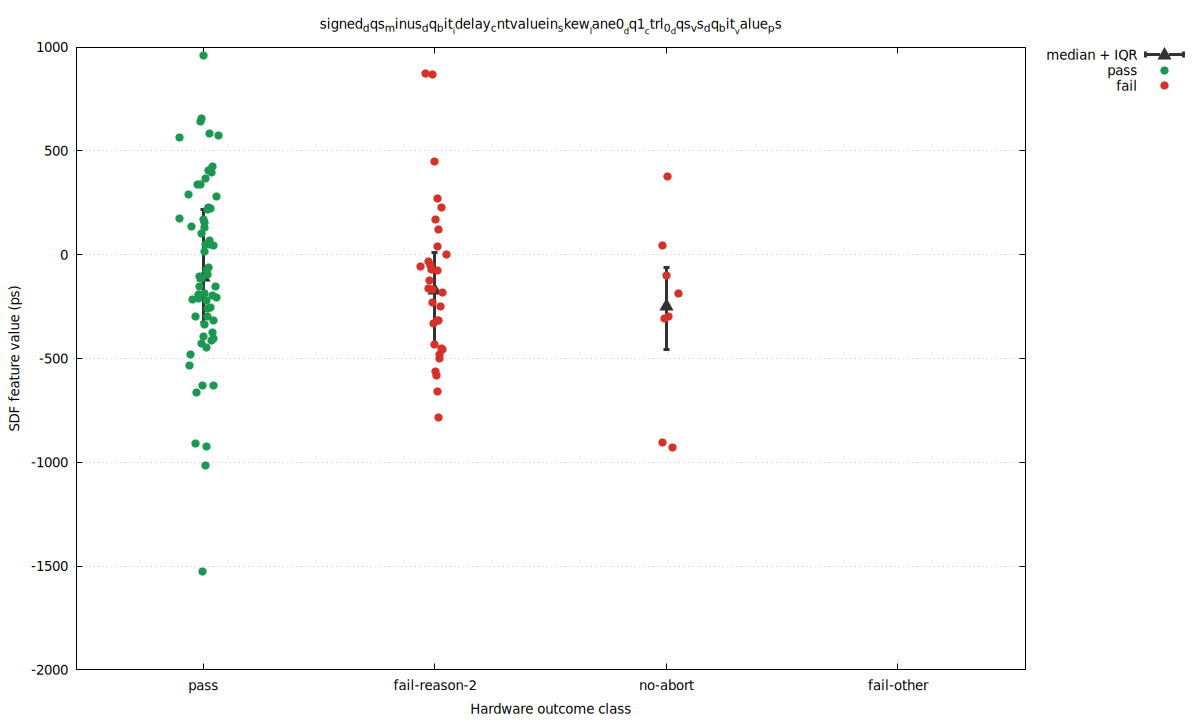

gnuplot code for this plot:
set terminal pngcairo size 1200,720 enhanced font 'DejaVu Sans,10'
set output 'signed_baseline_seed_1_30_skew_signed_dqs_minus_dq_bit_idelay_cntvaluein_skew_lane0_dq1_ctrl_0_dqs_vs_dq_bit_v.png'
set datafile separator comma
set key outside right top
set grid ytics
set xrange [0.45:4.55]
set xtics ('pass' 1, 'fail-reason-2' 2, 'no-abort' 3, 'fail-other' 4)
set xlabel 'Hardware outcome class'
set ylabel 'SDF feature value (ps)'
set title 'signed_dqs_minus_dq_bit__idelay_cntvaluein_skew__lane0__dq1__ctrl_0__dqs_vs_dq_bit__value_ps'
plot \
  'signed_baseline_seed_1_30_skew_signed_dqs_minus_dq_bit_idelay_cntvaluein_skew_lane0_dq1_ctrl_0_dqs_vs_dq_bit_v.summary.dat' using 1:4:3:5 with yerrorbars pt 9 ps 1.5 lw 3 lc rgb '#333333' title 'median + IQR', \
  'signed_baseline_seed_1_30_skew_signed_dqs_minus_dq_bit_idelay_cntvaluein_skew_lane0_dq1_ctrl_0_dqs_vs_dq_bit_v.dat' using 1:4 with points pt 7 ps 1.2 lc rgb '#1a9850' title 'pass', \
  'signed_baseline_seed_1_30_skew_signed_dqs_minus_dq_bit_idelay_cntvaluein_skew_lane0_dq1_ctrl_0_dqs_vs_dq_bit_v.dat' using 1:5 with points pt 7 ps 1.2 lc rgb '#d73027' title 'fail'
